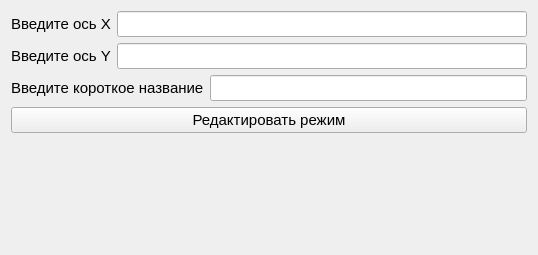
<?xml version="1.0" encoding="UTF-8"?>
<ui version="4.0">
 <class>Form</class>
 <widget class="QWidget" name="Form">
  <property name="geometry">
   <rect>
    <x>0</x>
    <y>0</y>
    <width>538</width>
    <height>255</height>
   </rect>
  </property>
  <property name="windowTitle">
   <string>Редактировать режим</string>
  </property>
  <layout class="QVBoxLayout" name="verticalLayout_2">
   <item>
    <layout class="QVBoxLayout" name="verticalLayout">
     <item>
      <layout class="QHBoxLayout" name="horizontalLayout_3">
       <item>
        <widget class="QLabel" name="label_3">
         <property name="font">
          <font>
           <pointsize>11</pointsize>
          </font>
         </property>
         <property name="text">
          <string>Введите ось X</string>
         </property>
        </widget>
       </item>
       <item>
        <widget class="QLineEdit" name="le_x_axis">
         <property name="font">
          <font>
           <pointsize>11</pointsize>
          </font>
         </property>
        </widget>
       </item>
      </layout>
     </item>
     <item>
      <layout class="QHBoxLayout" name="horizontalLayout_4">
       <item>
        <widget class="QLabel" name="label_4">
         <property name="font">
          <font>
           <pointsize>11</pointsize>
          </font>
         </property>
         <property name="text">
          <string>Введите ось Y</string>
         </property>
        </widget>
       </item>
       <item>
        <widget class="QLineEdit" name="le_y_axis">
         <property name="font">
          <font>
           <pointsize>11</pointsize>
          </font>
         </property>
        </widget>
       </item>
      </layout>
     </item>
     <item>
      <layout class="QHBoxLayout" name="horizontalLayout">
       <item>
        <widget class="QLabel" name="label">
         <property name="font">
          <font>
           <pointsize>11</pointsize>
          </font>
         </property>
         <property name="text">
          <string>Введите короткое название</string>
         </property>
        </widget>
       </item>
       <item>
        <widget class="QLineEdit" name="le_mines_count">
         <property name="font">
          <font>
           <pointsize>11</pointsize>
          </font>
         </property>
        </widget>
       </item>
      </layout>
     </item>
     <item>
      <widget class="QPushButton" name="btn_change">
       <property name="font">
        <font>
         <pointsize>11</pointsize>
        </font>
       </property>
       <property name="text">
        <string>Редактировать режим</string>
       </property>
      </widget>
     </item>
     <item>
      <widget class="QLabel" name="label_error">
       <property name="font">
        <font>
         <pointsize>11</pointsize>
        </font>
       </property>
       <property name="text">
        <string/>
       </property>
      </widget>
     </item>
    </layout>
   </item>
  </layout>
 </widget>
 <resources/>
 <connections/>
</ui>
